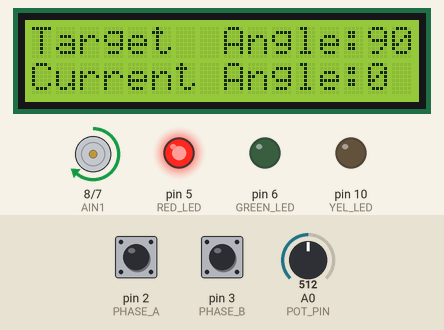
Recording of a sketch running on a simulated Arduino Uno, built with avr-gcc and run on an emulated ATmega328P. Shown: 16×2 character LCD, motor-driver pin pairs drawn as motors (green arrow = first pin HIGH = forward, orange = second pin HIGH = backward, longer = more drive, scaled by the enable pin), output pins drawn as LEDs (lit = HIGH). The test bench sets the inputs (shaded band); at power-on: A0 (POT_PIN) = 512, pin 2 (PHASE_A) HIGH, pin 3 (PHASE_B) HIGH.

Above: at 1.8 s.
1.9 s: A0 (POT_PIN) set to 330
At 2.8 s:
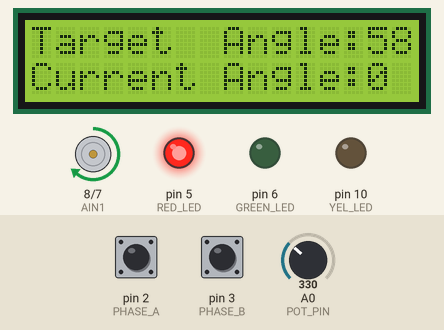
3.6 s: A0 (POT_PIN) set to 302
At 4.7 s:
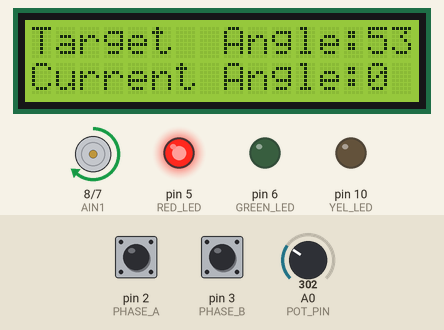
5.3 s: A0 (POT_PIN) set to 170
At 6.7 s:
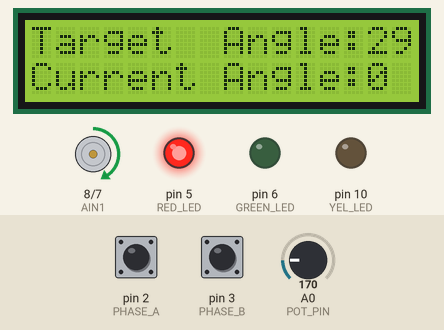
7.0 s: A0 (POT_PIN) set to 91
At 7.6 s:
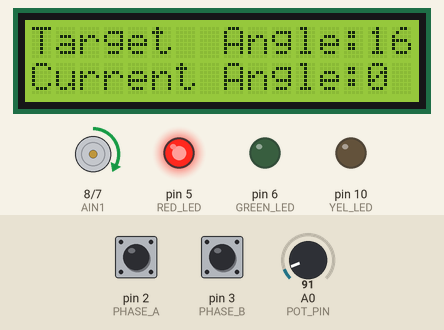
8.7 s: A0 (POT_PIN) set to 76
At 9.6 s:
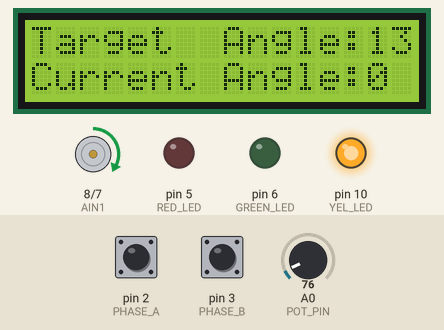
10.5 s: pin 2 (PHASE_A) pulled LOW for 0.15 s
At 12.0 s:
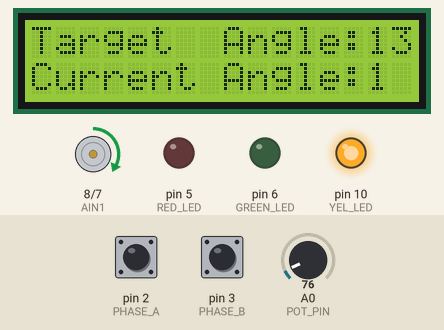
Timing chart, 0 to 13.2 s (numbered marks = the images above; inputs shaded):
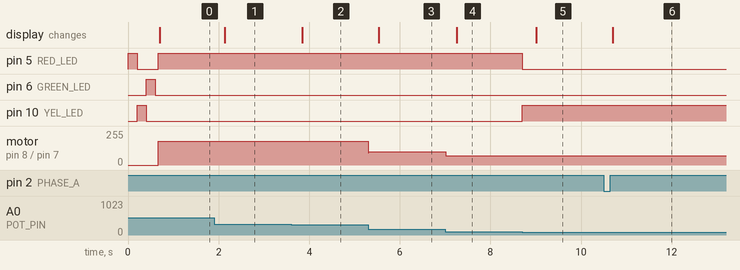

Measured:
- the behaviour switches between 86 and 85 on A0 (POT_PIN) (found by bisection; images 4 and 5)
- after the input at 1.9 s, the display: changes after 0.23 s (image 1)
- after the input at 3.6 s, the display: changes after 0.25 s (image 2)
- after the input at 5.3 s, motor on pin 8 (AIN1) / pin 7 (AIN2): forward 180/255 → forward 101/255 at once; the display: changes after 0.24 s (image 3)
- after the input at 7.0 s, motor on pin 8 (AIN1) / pin 7 (AIN2): forward 101/255 → forward 70/255 at once; the display: changes after 0.25 s (image 4)
- after the input at 8.7 s, pin 5 (RED_LED): HIGH → LOW at once; pin 10 (YEL_LED): LOW → HIGH at once; the display: changes after 0.31 s (image 5)
- after the input at 10.5 s, the display: changes after 0.21 s (image 6)

The sketch:

Mechanism_Project_Source_Code.ino
```cpp
/*
 * PROJECT: Robot Joint Control
 * * DESCRIPTION:
 * This system implements a PID-based position control for a robotic joint.
 * * STATUS INDICATORS:
 * - RED LED   : Far from target (Error > 15 degrees) - High Speed/Coarse Adjustment
 * - YELLOW LED: Approaching (2 < Error < 15 degrees) - Fine Adjustment
 * - GREEN LED : Target Reached (Error <= 2 degrees)  - Position Locked
 */

#include <Wire.h>
#include <LiquidCrystal_I2C.h>

// --- PIN ASSIGNMENTS ---
#define PHASE_A 2       // Encoder Output A
#define PHASE_B 3       // Encoder Output B
#define MOTOR_PWM 9     // Motor PWM Speed Control
#define AIN1 8          // Motor Direction Input 1
#define AIN2 7          // Motor Direction Input 2
#define POT_PIN A0      // Potentiometer for Setpoint

// --- STATUS LED INDICATORS ---
#define RED_LED 5       // Mode: Far / Fast Response
#define GREEN_LED 6     // Mode: Target Reached / Locked
#define YEL_LED 10      // Mode: Approaching / Precision

// --- SPEED & SAFETY CONSTRAINTS ---
const int MIN_SPEED = 70;      // Minimum PWM duty cycle to overcome friction
const int MAX_SPEED = 180;     // Maximum PWM duty cycle limit
const int MECHANICAL_LIMIT = 180; // Physical range of motion in degrees

// --- PID CONTROL PARAMETERS ---
float Kp = 3.5;    // Proportional Gain
float Ki = 0.15;   // Integral Gain
float Kd = 4.0;    // Derivative Gain

// --- GLOBAL VARIABLES & OBJECTS ---
LiquidCrystal_I2C lcd(0x27, 16, 2);
volatile long encoderCount = 0;   // Encoder ticks (modified in ISR)
float currentAngle = 0.0;
float targetAngle = 0.0;
float previousError = 0;
float integral = 0;
unsigned long lastTime = 0;

void setup() {
  Serial.begin(115200);

  // Input/Output Configuration
  pinMode(PHASE_A, INPUT_PULLUP);
  pinMode(PHASE_B, INPUT_PULLUP);
  pinMode(MOTOR_PWM, OUTPUT);
  pinMode(AIN1, OUTPUT);
  pinMode(AIN2, OUTPUT);

  // LED Configuration
  pinMode(RED_LED, OUTPUT);
  pinMode(GREEN_LED, OUTPUT);
  pinMode(YEL_LED, OUTPUT);

  // Startup Animation (System Health Check)
  digitalWrite(RED_LED, HIGH); delay(200); digitalWrite(RED_LED, LOW);
  digitalWrite(YEL_LED, HIGH); delay(200); digitalWrite(YEL_LED, LOW);
  digitalWrite(GREEN_LED, HIGH); delay(200); digitalWrite(GREEN_LED, LOW);

  // LCD Initialization
  lcd.init();
  lcd.backlight();

  // Interrupt Attachment for Encoder
  attachInterrupt(digitalPinToInterrupt(PHASE_A), readEncoder, RISING);
}

void loop() {
  unsigned long currentTime = millis();

  // 1. READ SETPOINT
  int potValue = analogRead(POT_PIN);
  targetAngle = map(potValue, 0, 1023, 0, MECHANICAL_LIMIT);

  // 2. PID CONTROL LOOP (Sampling Interval: 10ms)
  if (currentTime - lastTime >= 10) {
    long currentPosition = encoderCount;
    currentAngle = currentPosition; // Assuming 1 tick = 1 degree for this prototype

    float error = targetAngle - currentAngle;
    float absError = abs(error); // Magnitude of error

    // --- INTEGRAL ANTI-WINDUP STRATEGY ---
    // Reset integral on zero-crossing to prevent overshoot
    if ((error > 0 && previousError < 0) || (error < 0 && previousError > 0)) integral = 0;

    // Accumulate integral only when close to target to avoid saturation
    if (absError < 10) integral += error * (currentTime - lastTime);
    else integral = 0;

    // Clamp integral value
    if (integral > 300) integral = 300;
    if (integral < -300) integral = -300;

    // --- STATE MACHINE: LED INDICATORS & CONTROL LOGIC ---

    // STATE 1: TARGET REACHED (Green Zone)
    // Deadband is set to 2 degrees to prevent oscillation
    if (absError <= 2) {
       error = 0;
       integral = 0;

       digitalWrite(GREEN_LED, HIGH);
       digitalWrite(YEL_LED, LOW);
       digitalWrite(RED_LED, LOW);

       stopMotorHard(); // Engage electronic braking
    }
    // STATE 2: APPROACHING (Yellow Zone)
    // Fine control region
    else if (absError < 15) {
       digitalWrite(GREEN_LED, LOW);
       digitalWrite(YEL_LED, HIGH);
       digitalWrite(RED_LED, LOW);

       runPID(error, currentTime); // Execute PID control
    }
    // STATE 3: FAR FROM TARGET (Red Zone)
    // Coarse control region
    else {
       digitalWrite(GREEN_LED, LOW);
       digitalWrite(YEL_LED, LOW);
       digitalWrite(RED_LED, HIGH);

       runPID(error, currentTime); // Execute PID control
    }

    previousError = error;
    lastTime = currentTime;
  }

  // 3. UPDATE DISPLAY (Refresh Rate: 250ms)
  static unsigned long printTime = 0;
  if (millis() - printTime > 250) {
    lcd.setCursor(0, 0); lcd.print("Target  Angle:"); lcd.print((int)targetAngle); lcd.print("   ");
    lcd.setCursor(0, 1); lcd.print("Current Angle:"); lcd.print((int)currentAngle); lcd.print("   ");
    printTime = millis();
  }
}

// --- HELPER FUNCTIONS ---

// Calculates PID output and drives the motor
void runPID(float error, unsigned long currentTime) {
    float pTerm = Kp * error;
    // Calculate derivative term based on change in error over time
    float dTerm = Kd * (error - previousError) / (currentTime - lastTime);

    float controlSignal = pTerm + (Ki * integral) + dTerm;
    setMotorSpeed(controlSignal);
}

// Sets motor direction and speed with constraints
void setMotorSpeed(float speed) {
  int pwmVal = (int)fabs(speed);

  // Apply saturation limits
  if (pwmVal > MAX_SPEED) pwmVal = MAX_SPEED;
  if (pwmVal < MIN_SPEED) pwmVal = MIN_SPEED;

  // Determine direction
  if (speed > 0) {
    digitalWrite(AIN1, HIGH); digitalWrite(AIN2, LOW);
  } else {
    digitalWrite(AIN1, LOW); digitalWrite(AIN2, HIGH);
  }
  analogWrite(MOTOR_PWM, pwmVal);
}

// Applies active braking (Electronic Stop)
void stopMotorHard() {
  digitalWrite(AIN1, HIGH);
  digitalWrite(AIN2, HIGH);
  analogWrite(MOTOR_PWM, 0);
}

// Interrupt Service Routine (ISR) for Encoder
void readEncoder() {
  if (digitalRead(PHASE_B) == LOW) encoderCount--;
  else encoderCount++;
}
```
